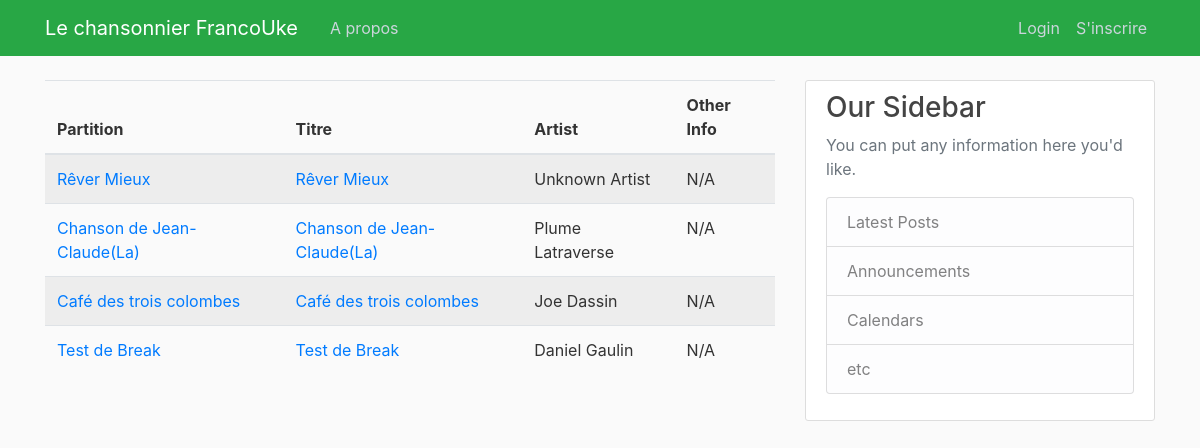
Before: / with the older database file.
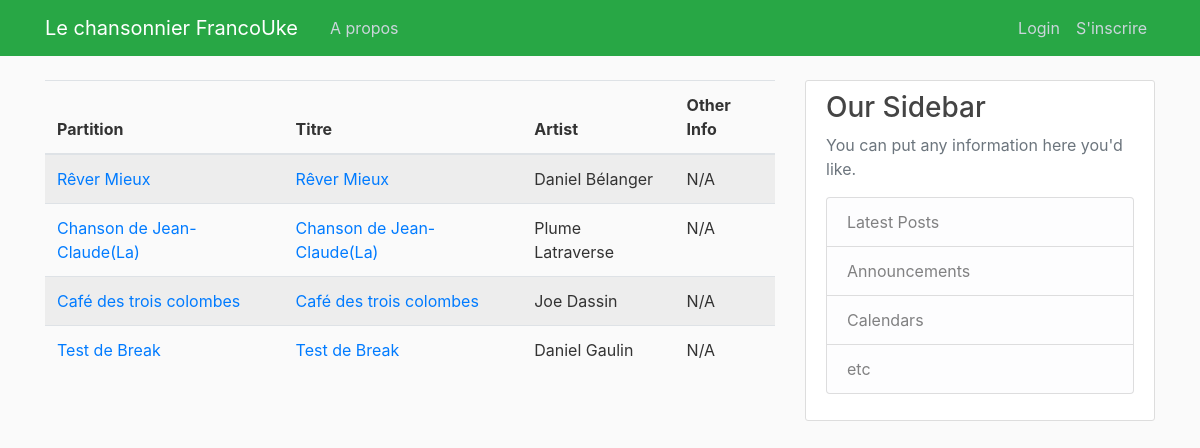
After: the same page with the newer database file.
### songbook/models.py (models this page shows, shortened)
class Song(models.Model):
    songTitle = models.CharField(max_length=100, blank=True, null=True)
    songChordPro = models.TextField()  #Original
    lyrics_with_chords = models.JSONField(null=True, blank=True)
    metadata = models.JSONField(blank=True, null=True)  # Stores metadata as JSON
    date_posted = models.DateField(default=timezone.now)
    contributor = models.ForeignKey(User, on_delete=models.CASCADE)

### songbook/views.py (the view)
# urls.py: path('', SongListView.as_view(), name='songbook-home'),
class SongListView (ListView):
    model = Song
    template_name = 'songbook/home.html'
    context_object_name = 'songs'
    ordering = ['songTitle']
    paginate_by = 15
    def get_queryset(self):
        return Song.objects.all()

### songbook/templates/songbook/home.html (shortened to what this page needs)
{% extends "songbook/base.html" %}
  {% block content %}
  <table class="table table-striped">
    <thead>
        <tr>
            <th>Partition</th>
            <th>Titre</th>
            <th>Artist</th>
            <th>Other Info</th>
        </tr>
    </thead>
    <tbody>
        {% for song in songs %}
            <tr>
                <td>
                <a href="{% url 'score' song.id %}" class="song-link">{{ song.songTitle }}</a>
                </td>
                <td>
                    <a href="{% url 'song-detail' song.id %}" class="song-link">{{ song.songTitle }}</a>
                </td>
                <td>{{ song.metadata.artist|default:"Unknown Artist" }}</td>
                <td>{{ song.metadata.otherInfo|default:"N/A" }}</td>
            </tr>
        {% endfor %}
    </tbody>
</table>
    {% endblock content %}

Changed rows visible on the page:
changed Song "Rêver Mieux": metadata.artist "Unknown Artist" → "Daniel Bélanger"
